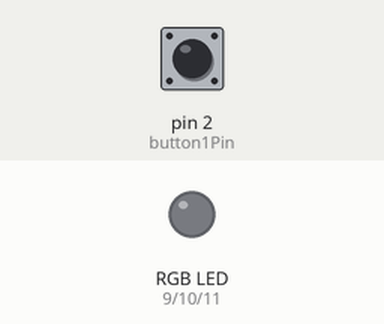
Simulated run of this sketch. Board: Arduino Uno, built with avr-gcc and run on an emulated ATmega328P. On the bench: an RGB LED mixed from three pins (HIGH = lit). Dashed ring = blinking. Inputs (shaded band) come from the test bench; at power-on: pin 2 (button1Pin) HIGH.

Above: at 1.2 s.
1.3 s: pin 2 (button1Pin) pulled LOW for 0.15 s
At 1.46 s:
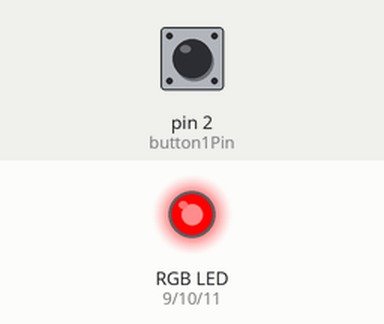
3.7 s: pin 2 (button1Pin) pulled LOW for 1 s
At 4.19 s:
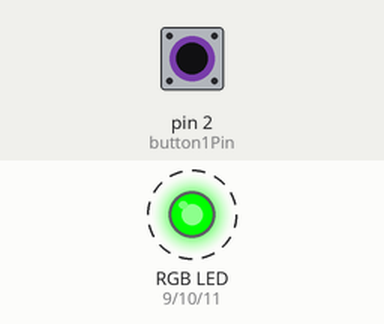
6.8 s: pin 2 (button1Pin) pulled LOW for 3.2 s
At 7.63 s:
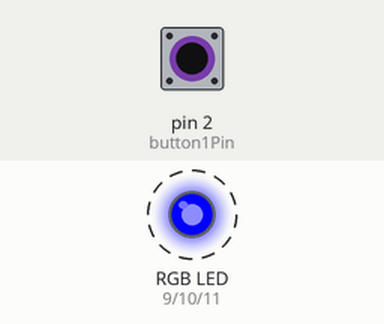
Timing chart, 0 to 12.3 s (numbered marks = the images above; inputs shaded):
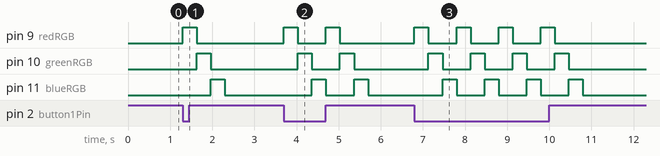

The sketch:

pushButton_level3.ino
```cpp
int redRGB  = 9 ;
int greenRGB = 10;
int blueRGB = 11;
int blueLedPin = 13 ;
int button1Pin = 2;
int button2Pin = 3;

void setup() {
  pinMode(redRGB, OUTPUT);
  pinMode(greenRGB, OUTPUT);
  pinMode(blueRGB, OUTPUT);
  pinMode(button1Pin, INPUT);
  pinMode(button2Pin, INPUT);
}

void loop() {

  if (digitalRead(button1Pin) == LOW) {
    digitalWrite(redRGB, HIGH);
    delay (333);
    digitalWrite(redRGB, LOW);
    digitalWrite(greenRGB, HIGH);
    delay(333);
    digitalWrite(greenRGB, LOW);
    digitalWrite(blueRGB, HIGH);
    delay(333);
    digitalWrite(blueRGB, LOW);
  } else {
    digitalWrite(redRGB, LOW);
    digitalWrite(greenRGB, LOW);
    digitalWrite(blueRGB, LOW);
  }
}
```

Measured:
- after the input at 1.3 s, pin 9 (redRGB): LOW → HIGH at once, → LOW 0.33 s later; pin 10 (greenRGB): LOW → HIGH after 0.33 s, → LOW 0.33 s later; pin 11 (blueRGB): LOW → HIGH after 0.67 s, → LOW 0.33 s later
- after the input at 3.7 s, pin 9 (redRGB): alternates HIGH for 0.33 s and LOW for 0.67 s, 4 changes in all, then stays LOW, starting at once; pin 10 (greenRGB): alternates HIGH for 0.33 s and LOW for 0.67 s, 4 changes in all, then stays LOW, starting after 0.33 s; pin 11 (blueRGB): alternates HIGH for 0.33 s and LOW for 0.67 s, starting after 0.67 s
- after the input at 6.8 s, pin 9 (redRGB): alternates HIGH for 0.33 s and LOW for 0.67 s, 8 changes in all, then stays LOW, starting at once; pin 10 (greenRGB): alternates HIGH for 0.33 s and LOW for 0.67 s, 8 changes in all, then stays LOW, starting after 0.33 s
